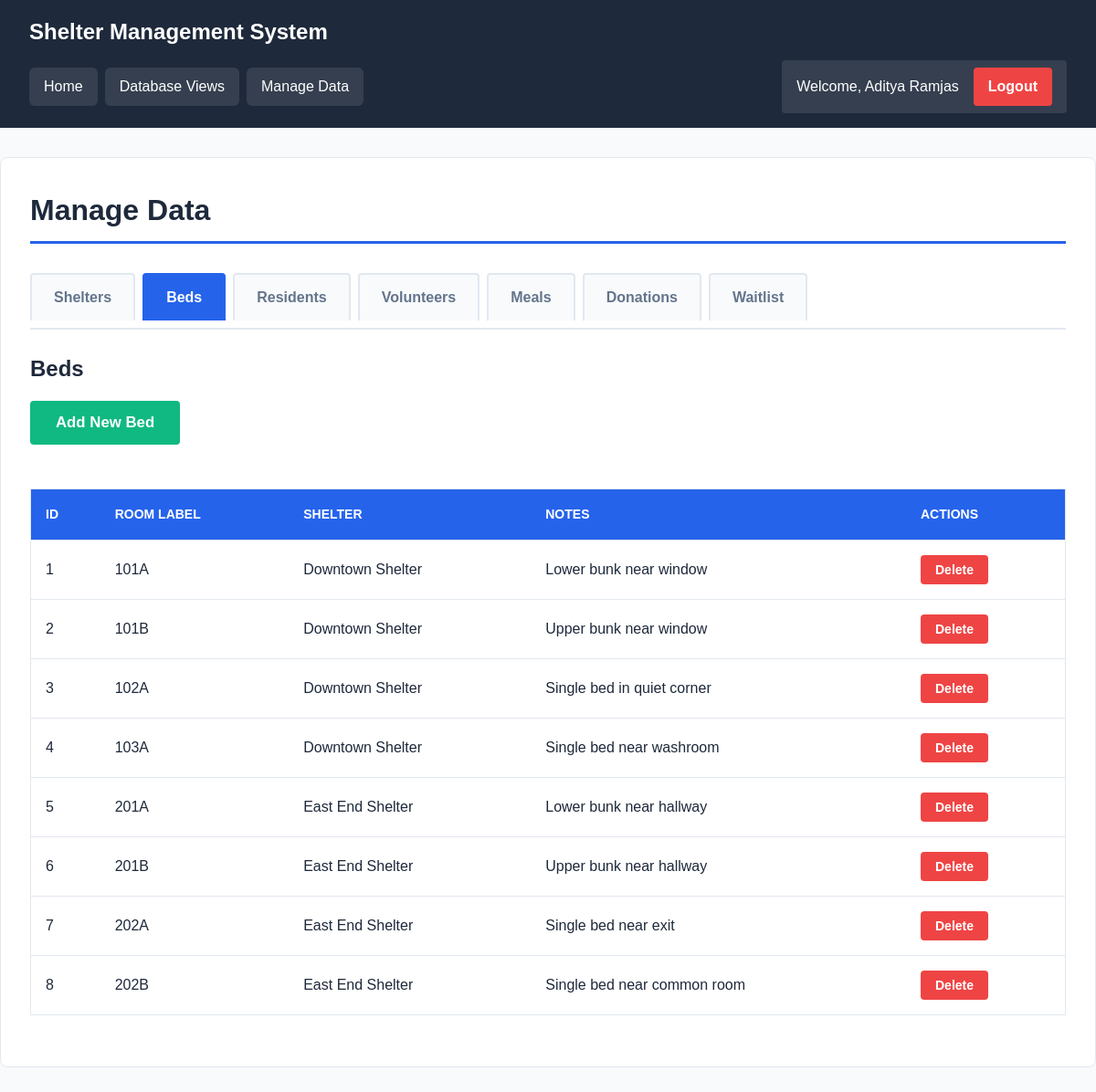
The app's page /pages/manage.php?tab=beds (signed in) with its own data.
### tables this page shows
CREATE TABLE Beds (
  bed_id INT PRIMARY KEY AUTO_INCREMENT,
  room_label VARCHAR(20) NOT NULL,
  notes VARCHAR(200),
  shelter_id INT NOT NULL,
  created_at TIMESTAMP DEFAULT CURRENT_TIMESTAMP,
  updated_at TIMESTAMP DEFAULT CURRENT_TIMESTAMP ON UPDATE CURRENT_TIMESTAMP,
  FOREIGN KEY (shelter_id) REFERENCES Shelters(shelter_id) ON DELETE CASCADE
);

CREATE TABLE Shelters (
  shelter_id INT PRIMARY KEY AUTO_INCREMENT,
  shelter_name VARCHAR(100) NOT NULL,
  address VARCHAR(150),
  city VARCHAR(50),
  telephone VARCHAR(20),
  budget INT DEFAULT 0,
  capacity INT,
  created_at TIMESTAMP DEFAULT CURRENT_TIMESTAMP,
  updated_at TIMESTAMP DEFAULT CURRENT_TIMESTAMP ON UPDATE CURRENT_TIMESTAMP
);

### includes/auth.php (called while the page is built, shortened)
<?php
require_once __DIR__ . '/../config/database.php';
function isLoggedIn() {
    return isset($_SESSION['user_id']) && !empty($_SESSION['user_id']);
}
function hasRole($requiredRoles) {
    return in_array($_SESSION['role'], $requiredRoles);
}
function getUserFullName() {
    return $_SESSION['first_name'] . ' ' . $_SESSION['last_name'];
}
function isStaffOrAdmin() {
    return hasRole(['Admin', 'Staff']);
}
?>

### config/database.php (called while the page is built, shortened)
<?php
function getDbConnection() {
    static $conn = null;
    if ($conn === null) {
        try {
            $conn = new mysqli(DB_HOST, DB_USER, DB_PASS, DB_NAME);
            $conn->set_charset("utf8mb4");
        } catch (Exception $e) {
            die("Database connection error: " . $e->getMessage());
        }
    }
    return $conn;
}
function executeQuery($query, $params = []) {
    $conn = getDbConnection();
    if (empty($params)) {
        $result = $conn->query($query);
        return $result;
    }
    $stmt = $conn->prepare($query);
    $stmt->execute();
    $result = $stmt->get_result();
    return $result;
}
function fetchAll($query, $params = []) {
    $result = executeQuery($query, $params);
    $rows = [];
    while ($row = $result->fetch_assoc()) {
        $rows[] = $row;
    }
    return $rows;
}
?>

### includes/functions.php (called while the page is built, shortened)
<?php
require_once __DIR__ . '/../config/database.php';
function getAllBeds() {
    return fetchAll("SELECT b.*, s.shelter_name FROM Beds b JOIN Shelters s ON b.shelter_id = s.shelter_id ORDER BY s.shelter_name, b.room_label");
}
?>

### pages/manage.php (shortened to what this page needs)
<?php
require_once '../includes/auth.php';
require_once '../includes/functions.php';
$activeTab = $_GET['tab'] ?? 'shelters';
$beds = getAllBeds();
?>
<!DOCTYPE html>
<html>
<head>
    <link rel="stylesheet" href="../assets/css/style.css">
</head>
<body>
    <div class="header">
        <h1>Shelter Management System</h1>
        <div class="nav">
            <a href="../index.php">Home</a>
            <a href="views.php">Database Views</a>
            <a href="manage.php">Manage Data</a>
            <div class="user-info">
                Welcome, <?php echo getUserFullName(); ?>
                <a href="logout.php">Logout</a>
            </div>
        </div>
    </div>
    <div class="container">
        <h2>Manage Data</h2>
        <div class="tabs">
            <span class="tab <?php echo $activeTab == 'shelters' ? 'active' : ''; ?>" onclick="location.href='?tab=shelters'">Shelters</span>
            <span class="tab <?php echo $activeTab == 'beds' ? 'active' : ''; ?>" onclick="location.href='?tab=beds'">Beds</span>
            <span class="tab <?php echo $activeTab == 'residents' ? 'active' : ''; ?>" onclick="location.href='?tab=residents'">Residents</span>
            <span class="tab <?php echo $activeTab == 'volunteers' ? 'active' : ''; ?>" onclick="location.href='?tab=volunteers'">Volunteers</span>
            <span class="tab <?php echo $activeTab == 'meals' ? 'active' : ''; ?>" onclick="location.href='?tab=meals'">Meals</span>
            <span class="tab <?php echo $activeTab == 'donations' ? 'active' : ''; ?>" onclick="location.href='?tab=donations'">Donations</span>
            <span class="tab <?php echo $activeTab == 'waitlist' ? 'active' : ''; ?>" onclick="location.href='?tab=waitlist'">Waitlist</span>
        </div>
        <?php if ($activeTab == 'beds'): ?>
            <h3>Beds</h3>
            <?php if (isStaffOrAdmin()): ?>
                <button class="btn btn-add" onclick="openModal('bedModal')">Add New Bed</button>
            <?php endif; ?>
            <table>
                <thead>
                    <tr>
                        <th>ID</th>
                        <th>Room Label</th>
                        <th>Shelter</th>
                        <th>Notes</th>
                        <?php if (isStaffOrAdmin()): ?><th>Actions</th><?php endif; ?>
                    </tr>
                </thead>
                <tbody>
                    <?php foreach ($beds as $bed): ?>
                        <tr>
                            <td><?php echo $bed['bed_id']; ?></td>
                            <td><?php echo htmlspecialchars($bed['room_label']); ?></td>
                            <td><?php echo htmlspecialchars($bed['shelter_name']); ?></td>
                            <td><?php echo htmlspecialchars($bed['notes'] ?? 'N/A'); ?></td>
                            <?php if (isStaffOrAdmin()): ?>
                                <td>
                                    <form method="POST" style="display:inline;" onsubmit="return confirm('Delete?');">
                                        <button type="submit" class="btn-danger">Delete</button>
                                    </form>
                                </td>
                            <?php endif; ?>
                        </tr>
                    <?php endforeach; ?>
                </tbody>
            </table>
        <?php endif; ?>
    </div>
</body>
</html>

### assets/css/style.css (style rules this page uses)
* { margin: 0; padding: 0; box-sizing: border-box; }
:root { --primary-color: #2563eb; --success-color: #10b981; --danger-color: #ef4444; --bg-color: #f8fafc; --text-color: #1e293b; --text-muted: #64748b; --border-color: #e2e8f0; --header-bg: #1e293b; --card-bg: #ffffff; }
body { font-family: Arial, sans-serif; line-height: 1.6; background-color: var(--bg-color); color: var(--text-color); min-height: 100vh; }
.header { background: var(--header-bg); color: white; padding: 1rem 2rem; }
.header h1 { font-size: 1.5rem; font-weight: 600; margin-bottom: 0.75rem; }
.nav { display: flex; align-items: center; gap: 0.5rem; flex-wrap: wrap; }
.nav a { color: white; text-decoration: none; padding: 0.5rem 1rem; border-radius: 6px; background: rgba(255, 255, 255, 0.1); font-weight: 500; }
.container { max-width: 1400px; margin: 2rem auto; background: var(--card-bg); padding: 2rem; border-radius: 8px; border: 1px solid var(--border-color); }
h2 { font-size: 2rem; font-weight: 700; margin-bottom: 1.5rem; color: var(--text-color); border-bottom: 3px solid var(--primary-color); padding-bottom: 0.5rem; }
h3 { font-size: 1.5rem; font-weight: 600; margin: 1.5rem 0 1rem; color: var(--text-color); }
table { width: 100%; border-collapse: collapse; margin: 1.5rem 0; background: white; border: 1px solid var(--border-color); }
table th, table td { padding: 1rem; text-align: left; border-bottom: 1px solid var(--border-color); }
table th { background: var(--primary-color); color: white; font-weight: 600; text-transform: uppercase; font-size: 0.875rem; }
table tbody tr:last-child td { border-bottom: none; }
form { margin: 1.5rem 0; }
button, .btn { padding: 0.75rem 1.5rem; background: var(--primary-color); color: white; border: none; border-radius: 4px; cursor: pointer; text-decoration: none; display: inline-block; font-weight: 600; font-size: 1rem; }
.btn-danger { background: var(--danger-color); padding: 0.5rem 1rem; font-size: 0.875rem; }
.btn-add { background: var(--success-color); margin-bottom: 1.5rem; padding: 0.875rem 1.75rem; font-size: 1.05rem; }
.tabs { margin: 2rem 0 1.5rem; display: flex; gap: 0.5rem; flex-wrap: wrap; border-bottom: 2px solid var(--border-color); padding-bottom: 0.5rem; }
.tab { padding: 0.75rem 1.5rem; background: var(--bg-color); border: 2px solid var(--border-color); border-bottom: none; cursor: pointer; border-radius: 4px 4px 0 0; font-weight: 600; color: var(--text-muted); }
.tab.active { background: var(--primary-color); color: white; border-color: var(--primary-color); }
.user-info { margin-left: auto; color: white; display: flex; align-items: center; gap: 1rem; padding: 0.5rem 1rem; background: rgba(255, 255, 255, 0.1); border-radius: 4px; }
.user-info a { color: white; text-decoration: none; padding: 0.5rem 1rem; background: var(--danger-color); border-radius: 4px; font-weight: 600; }
a { color: var(--primary-color); text-decoration: none; font-weight: 500; }

### records on screen
beds: bed_id "1", room_label "101A", shelter.shelter_name "Downtown Shelter", notes "Lower bunk near window"
beds: bed_id "2", room_label "101B", shelter.shelter_name "Downtown Shelter", notes "Upper bunk near window"
beds: bed_id "3", room_label "102A", shelter.shelter_name "Downtown Shelter", notes "Single bed in quiet corner"
beds: bed_id "4", room_label "103A", shelter.shelter_name "Downtown Shelter", notes "Single bed near washroom"
beds: bed_id "5", room_label "201A", shelter.shelter_name "East End Shelter", notes "Lower bunk near hallway"
beds: bed_id "6", room_label "201B", shelter.shelter_name "East End Shelter", notes "Upper bunk near hallway"
beds: bed_id "7", room_label "202A", shelter.shelter_name "East End Shelter", notes "Single bed near exit"
beds: bed_id "8", room_label "202B", shelter.shelter_name "East End Shelter", notes "Single bed near common room"

### other values on screen
getUserFullName() "Aditya Ramjas"
